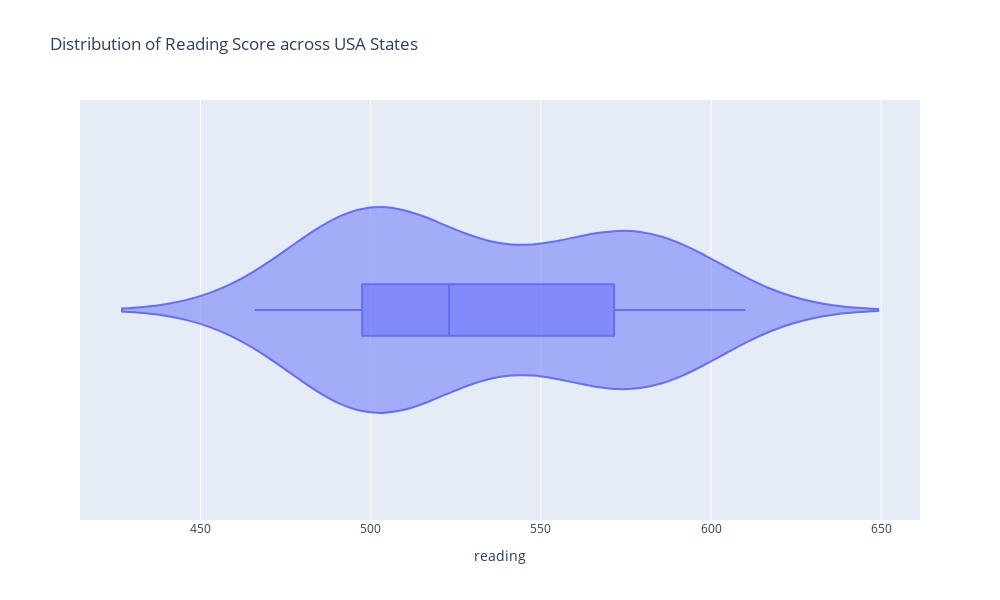

Source (notebook cell):
### Code cell
# Violin chart

fig = px.violin(data_frame=education,x='reading',box=True,title='Distribution of Reading Score across USA States',width=1000,height=600)
fig.show()

### Figure 1 — Plotly figure (JSON) as saved in the notebook; plotly's stock layout.template omitted (floating-point values rounded to 4 significant figures)
{"data": [{"alignmentgroup": "True", "box": {"visible": true}, "hovertemplate": "reading=%{x}<extra></extra>", "legendgroup": "", "marker": {"color": "#636efa"}, "name": "", "offsetgroup": "", "orientation": "h", "scalegroup": "True", "showlegend": false, "type": "violin", "x": [501, 557, 520, 516, 572, 500, 568, 509, 495, 466, 497, 490, 479, 541, 588, 496, 610, 581, 573, 563, 468, 500, 514, 584, 595, 567, 595, 541, 587, 501, 523, 496, 553, 485, 495, 590, 537, 575, 523, 493, 498, 486, 589, 571, 486, 559, 518, 511, 524, 511, 594, 567], "x0": " ", "xaxis": "x", "y0": " ", "yaxis": "y"}], "layout": {"height": 600, "legend": {"tracegroupgap": 0}, "title": {"text": "Distribution of Reading Score across USA States"}, "violinmode": "group", "width": 1000, "xaxis": {"anchor": "y", "autorange": true, "domain": [0, 1], "range": [414.6, 661.4], "title": {"text": "reading"}, "type": "linear"}, "yaxis": {"anchor": "x", "autorange": true, "domain": [0, 1], "range": [-0.5, 0.5], "type": "category"}}}
